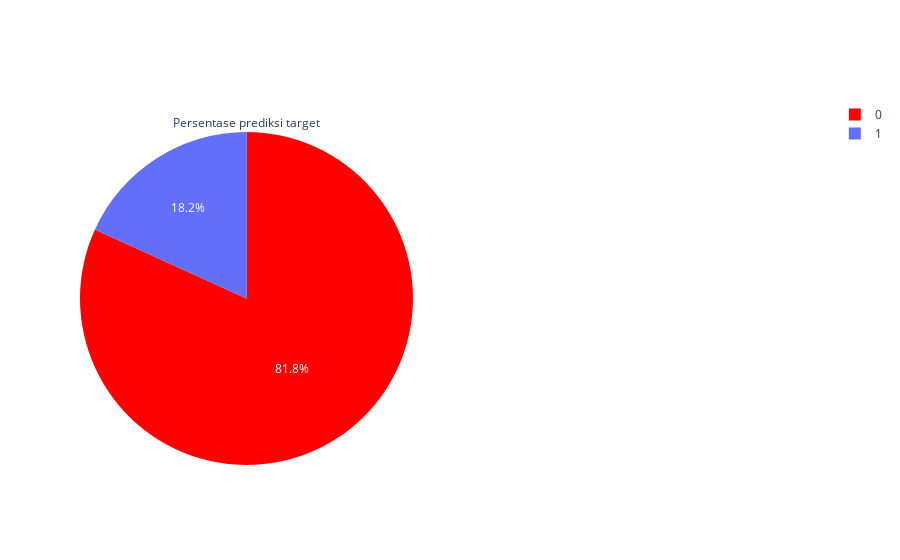

Notebook source saved alongside this figure:
### Markdown cell above
## Output Prediksi

### Code cell
fig = make_subplots(rows=1, 
                    cols=2, 
                    specs=[[{'type':'domain'}, {'type':'domain'}]])

fig.add_trace(go.Pie(labels = output["target"], 
                     values = output.index, 
                     title  = "Persentase prediksi target",
                     name   = "Target?",
                     marker = {'colors': ["Red","LightSkyBlue"]}),
              1, 1)
fig.show()

### Figure 1 — Plotly figure (JSON) as saved in the notebook; plotly's stock layout.template omitted (floating-point values rounded to 4 significant figures; data arrays with more than 128 entries replaced by an {"elided": "..."} marker saying what was removed)
{"data": [{"domain": {"x": [0, 0.45], "y": [0, 1]}, "labels": {"elided": "2129 int values"}, "marker": {"colors": ["Red", "LightSkyBlue"]}, "name": "Target?", "title": {"text": "Persentase prediksi target"}, "type": "pie", "values": {"elided": "2129 int values"}}], "layout": {}}
